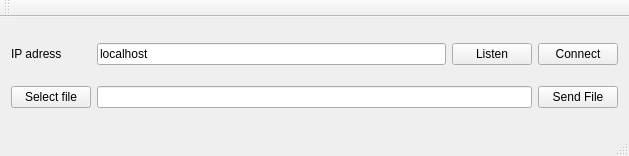
<?xml version="1.0" encoding="UTF-8"?>
<ui version="4.0">
 <class>MainWindow</class>
 <widget class="QMainWindow" name="MainWindow">
  <property name="geometry">
   <rect>
    <x>0</x>
    <y>0</y>
    <width>629</width>
    <height>156</height>
   </rect>
  </property>
  <property name="windowTitle">
   <string>MainWindow</string>
  </property>
  <widget class="QWidget" name="centralWidget">
   <layout class="QGridLayout" name="gridLayout">
    <item row="1" column="0">
     <widget class="QPushButton" name="selectFile">
      <property name="text">
       <string>Select file</string>
      </property>
     </widget>
    </item>
    <item row="0" column="2">
     <widget class="QPushButton" name="listen">
      <property name="text">
       <string>Listen</string>
      </property>
     </widget>
    </item>
    <item row="0" column="3">
     <widget class="QPushButton" name="connect">
      <property name="text">
       <string>Connect</string>
      </property>
     </widget>
    </item>
    <item row="0" column="1">
     <widget class="QLineEdit" name="line_ip">
      <property name="text">
       <string>localhost</string>
      </property>
     </widget>
    </item>
    <item row="1" column="3">
     <widget class="QPushButton" name="sendFile">
      <property name="text">
       <string>Send File</string>
      </property>
     </widget>
    </item>
    <item row="1" column="1" colspan="2">
     <widget class="QLineEdit" name="fileNameLineEdit"/>
    </item>
    <item row="0" column="0">
     <widget class="QLabel" name="label">
      <property name="text">
       <string>IP adress</string>
      </property>
     </widget>
    </item>
   </layout>
  </widget>
  <widget class="QMenuBar" name="menuBar">
   <property name="geometry">
    <rect>
     <x>0</x>
     <y>0</y>
     <width>629</width>
     <height>28</height>
    </rect>
   </property>
  </widget>
  <widget class="QToolBar" name="mainToolBar">
   <attribute name="toolBarArea">
    <enum>TopToolBarArea</enum>
   </attribute>
   <attribute name="toolBarBreak">
    <bool>false</bool>
   </attribute>
  </widget>
  <widget class="QStatusBar" name="statusBar"/>
 </widget>
 <layoutdefault spacing="6" margin="11"/>
 <resources/>
 <connections/>
</ui>
